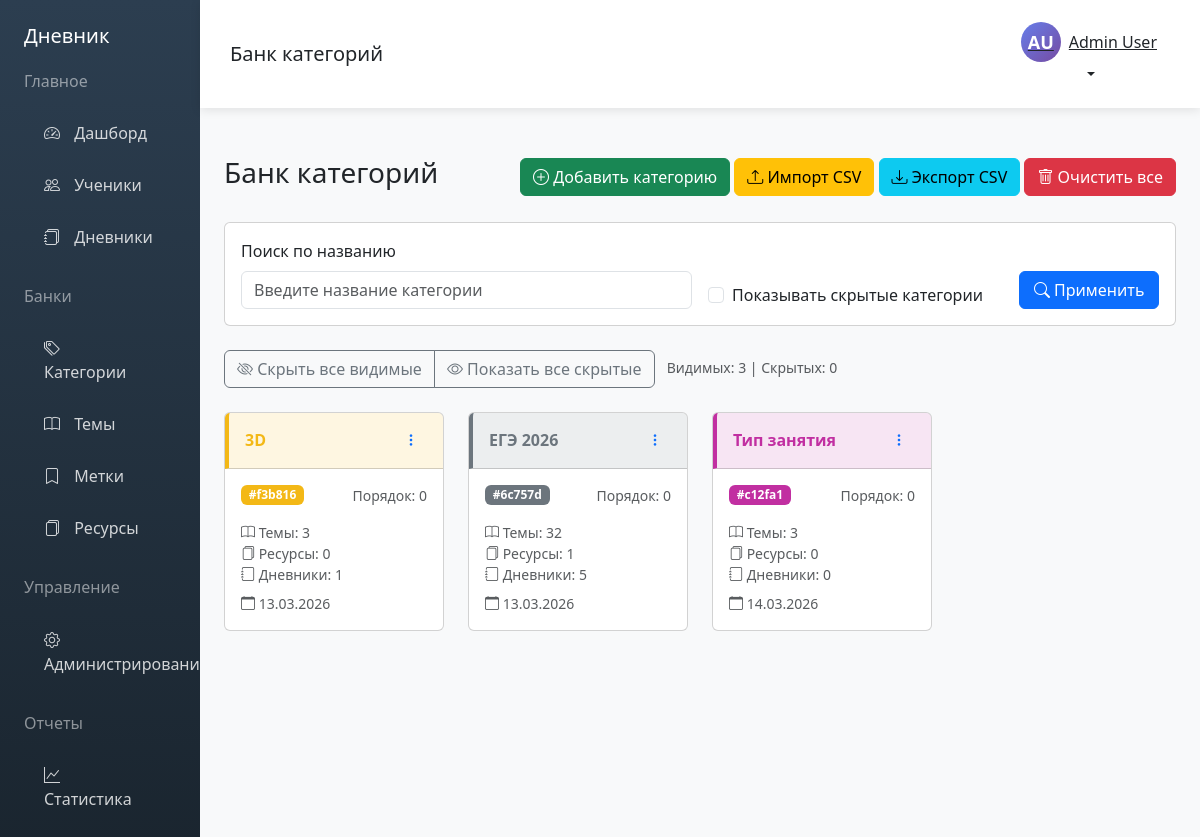
/categories.php (signed in), run on the app's committed database.
### tables this page shows
CREATE TABLE `users` (
  `id` int(11) NOT NULL,
  `username` varchar(50) NOT NULL,
  `email` varchar(100) NOT NULL,
  `password_hash` varchar(255) NOT NULL,
  `first_name` varchar(50) NOT NULL,
  `last_name` varchar(50) NOT NULL,
  `middle_name` varchar(50) DEFAULT NULL,
  `phone` varchar(20) DEFAULT NULL,
  `role` enum('admin','tutor') DEFAULT 'tutor',
  `is_active` tinyint(1) DEFAULT 1,
  `created_at` timestamp NOT NULL DEFAULT current_timestamp(),
  `updated_at` timestamp NOT NULL DEFAULT current_timestamp() ON UPDATE current_timestamp(),
  `last_login` timestamp NULL DEFAULT NULL,
  `created_by` int(11) DEFAULT NULL
);

CREATE TABLE `categories` (
  `id` int(11) NOT NULL,
  `name` varchar(100) NOT NULL,
  `color` varchar(20) DEFAULT '#6c757d',
  `is_visible` tinyint(1) DEFAULT 1,
  `sort_order` int(11) DEFAULT 0,
  `created_by` int(11) DEFAULT NULL,
  `created_at` timestamp NOT NULL DEFAULT current_timestamp(),
  `updated_at` timestamp NOT NULL DEFAULT current_timestamp() ON UPDATE current_timestamp()
);

### config.php (called while the page is built, shortened)
<?php
function isAdmin() {
    return isset($_SESSION['user_role']) && $_SESSION['user_role'] === 'admin';
}
function getCurrentUser($pdo) {
    $stmt = $pdo->prepare("SELECT * FROM users WHERE id = ?");
    $stmt->execute([$_SESSION['user_id']]);
    return $stmt->fetch();
}
?>

### categories.php (the view, shortened to what this page needs)
<?php
require_once 'config.php';
$pageTitle = 'Банк категорий';
$currentUser = getCurrentUser($pdo);
$filterVisible = isset($_GET['show_hidden']) ? (bool)$_GET['show_hidden'] : false;
$searchTerm = $_GET['search'] ?? '';
$query = "SELECT * FROM categories WHERE 1=1";
$params = [];
if (!$filterVisible) {
    $query .= " AND is_visible = 1";
}
$query .= " ORDER BY sort_order, name";
$stmt = $pdo->prepare($query);
$stmt->execute($params);
$categories = $stmt->fetchAll();
$stmt = $pdo->query("
    SELECT
        category_id,
        COUNT(*) as topics_count
    FROM topics
    WHERE category_id IS NOT NULL
    GROUP BY category_id
");
$topicsByCategory = $stmt->fetchAll(PDO::FETCH_KEY_PAIR);
$stmt = $pdo->query("
    SELECT
        category_id,
        COUNT(*) as resources_count
    FROM resources
    WHERE category_id IS NOT NULL
    GROUP BY category_id
");
$resourcesByCategory = $stmt->fetchAll(PDO::FETCH_KEY_PAIR);
$stmt = $pdo->query("
    SELECT
        category_id,
        COUNT(*) as diaries_count
    FROM diaries
    WHERE category_id IS NOT NULL
    GROUP BY category_id
");
$diariesByCategory = $stmt->fetchAll(PDO::FETCH_KEY_PAIR);
include 'header.php';
?>
<div class="container-fluid px-4">
    <div class="d-flex justify-content-between align-items-center mb-4">
        <h1 class="h3">Банк категорий</h1>
        <div>
            <button type="button" class="btn btn-success" onclick="showAddCategoryModal()">
                <i class="bi bi-plus-circle"></i> Добавить категорию
            </button>
            <button type="button" class="btn btn-warning" onclick="showImportModal()" <?php echo !isAdmin() ? 'disabled' : ''; ?>>
                <i class="bi bi-upload"></i> Импорт CSV
            </button>
            <a href="?export=csv" class="btn btn-info">
                <i class="bi bi-download"></i> Экспорт CSV
            </a>
            <?php if (isAdmin()): ?>
            <button type="button" class="btn btn-danger" onclick="clearAllCategories()">
                <i class="bi bi-trash"></i> Очистить все
            </button>
            <?php endif; ?>
        </div>
    </div>
    <div class="card mb-4">
        <div class="card-body">
            <form method="GET" class="row g-3 align-items-end">
                <div class="col-md-6">
                    <label class="form-label">Поиск по названию</label>
                    <input type="text" class="form-control" name="search" value="<?php echo htmlspecialchars($searchTerm); ?>" placeholder="Введите название категории">
                </div>
                <div class="col-md-4">
                    <div class="form-check">
                        <input class="form-check-input" type="checkbox" name="show_hidden" value="1" id="showHidden" <?php echo $filterVisible ? 'checked' : ''; ?>>
                        <label class="form-check-label" for="showHidden">
                            Показывать скрытые категории
                        </label>
                    </div>
                </div>
                <div class="col-md-2">
                    <button type="submit" class="btn btn-primary w-100">
                        <i class="bi bi-search"></i> Применить
                    </button>
                </div>
            </form>
        </div>
    </div>
    <div class="row mb-4">
        <div class="col-12">
            <div class="btn-group" role="group">
                <button type="button" class="btn btn-outline-secondary" onclick="hideAllVisible()">
                    <i class="bi bi-eye-slash"></i> Скрыть все видимые
                </button>
                <button type="button" class="btn btn-outline-secondary" onclick="showAllHidden()">
                    <i class="bi bi-eye"></i> Показать все скрытые
                </button>
            </div>
            <small class="text-muted ms-2">
                Видимых: <span id="visibleCount"><?php echo count(array_filter($categories, function($c) { return $c['is_visible']; })); ?></span> |
                Скрытых: <span id="hiddenCount"><?php echo count(array_filter($categories, function($c) { return !$c['is_visible']; })); ?></span>
            </small>
        </div>
    </div>
    <div class="row" id="categoriesGrid">
        <?php if (empty($categories)): ?>
            <div class="col-12">
                <div class="alert alert-info">
                    <i class="bi bi-info-circle"></i> Нет категорий. Нажмите "Добавить категорию", чтобы создать первую категорию.
                </div>
            </div>
        <?php else: ?>
            <?php foreach ($categories as $category): ?>
                <div class="col-xl-3 col-lg-4 col-md-6 mb-4 category-item" id="category_<?php echo $category['id']; ?>" data-visible="<?php echo $category['is_visible']; ?>">
                    <div class="card h-100 category-card <?php echo !$category['is_visible'] ? 'border-warning bg-light' : ''; ?>">
                        <div class="card-header d-flex justify-content-between align-items-center" style="background-color: <?php echo $category['color']; ?>20; border-left: 4px solid <?php echo $category['color']; ?>;">
                            <h6 class="mb-0 fw-bold" style="color: <?php echo $category['color']; ?>">
                                <?php echo htmlspecialchars($category['name']); ?>
                            </h6>
                            <div class="dropdown">
                                <button class="btn btn-sm btn-link" type="button" data-bs-toggle="dropdown">
                                    <i class="bi bi-three-dots-vertical"></i>
                                </button>
                            </div>
                        </div>
                        <div class="card-body">
                            <div class="d-flex justify-content-between align-items-center mb-2">
                                <span class="badge" style="background-color: <?php echo $category['color']; ?>; color: white;">
                                    <?php echo $category['color']; ?>
                                </span>
                                <small class="text-muted">Порядок: <?php echo $category['sort_order']; ?></small>
                            </div>
                            <div class="mt-3">
                                <small class="text-muted d-block">
                                    <i class="bi bi-book"></i> Темы: <?php echo $topicsByCategory[$category['id']] ?? 0; ?>
                                </small>
                                <small class="text-muted d-block">
                                    <i class="bi bi-files"></i> Ресурсы: <?php echo $resourcesByCategory[$category['id']] ?? 0; ?>
                                </small>
                                <small class="text-muted d-block">
                                    <i class="bi bi-journal"></i> Дневники: <?php echo $diariesByCategory[$category['id']] ?? 0; ?>
                                </small>
                            </div>
                            <small class="text-muted d-block mt-2">
                                <i class="bi bi-calendar"></i> <?php echo date('d.m.Y', strtotime($category['created_at'])); ?>
                            </small>
                        </div>
                    </div>
                </div>
            <?php endforeach; ?>
        <?php endif; ?>
    </div>
</div>
<?php include 'footer.php'; ?>

### header.php (shortened to what this page needs)
<!DOCTYPE html>
<html lang="ru">
<head>
    <link href="https://cdn.jsdelivr.net/npm/bootstrap@5.3.0/dist/css/bootstrap.min.css" rel="stylesheet">
    <link rel="stylesheet" href="https://cdn.jsdelivr.net/npm/bootstrap-icons@1.11.0/font/bootstrap-icons.css">
</head>
<body>
    <div class="container-fluid">
        <div class="row">
            <div class="col-md-2 p-0 sidebar">
                <div class="p-4">
                    <h5 class="text-white mb-4">Дневник</h5>
                    <h6 class="text-white-50 mb-3">Главное</h6>
                    <nav class="nav flex-column">
                        <a class="nav-link <?php echo basename($_SERVER['PHP_SELF']) == 'dashboard.php' ? 'active' : ''; ?>" href="dashboard.php">
                            <i class="bi bi-speedometer2"></i> Дашборд
                        </a>
                        <a class="nav-link" href="students.php">
                            <i class="bi bi-people"></i> Ученики
                        </a>
                        <a class="nav-link" href="diaries.php">
                            <i class="bi bi-journals"></i> Дневники
                        </a>
                    </nav>
                    <h6 class="text-white-50 mt-4 mb-3">Банки</h6>
                    <nav class="nav flex-column">
                        <a class="nav-link" href="categories.php">
                            <i class="bi bi-tags"></i> Категории
                        </a>
                        <a class="nav-link" href="topics.php">
                            <i class="bi bi-book"></i> Темы
                        </a>
                        <a class="nav-link" href="tags.php">
                            <i class="bi bi-bookmark"></i> Метки
                        </a>
                        <a class="nav-link" href="resources.php">
                            <i class="bi bi-files"></i> Ресурсы
                        </a>
                    </nav>
                    <?php if (isAdmin()): ?>
                    <h6 class="text-white-50 mt-4 mb-3">Управление</h6>
                    <nav class="nav flex-column">
                        <a class="nav-link" href="admin.php">
                            <i class="bi bi-gear"></i> Администрирование
                        </a>
                    </nav>
                    <?php endif; ?>
                    <h6 class="text-white-50 mt-4 mb-3">Отчеты</h6>
                    <nav class="nav flex-column">
                        <a class="nav-link" href="statistics.php">
                            <i class="bi bi-graph-up"></i> Статистика
                        </a>
                    </nav>
                </div>
            </div>
            <div class="col-md-10 p-0 main-content">
                <div class="navbar-top d-flex justify-content-between align-items-center">
                    <h5 class="mb-0"><?php echo $pageTitle ?? 'Дашборд'; ?></h5>
                    <div class="d-flex align-items-center">
                        <div class="dropdown">
                            <button class="btn btn-link dropdown-toggle text-dark" type="button" data-bs-toggle="dropdown">
                                <div class="d-flex align-items-center">
                                    <div class="user-avatar me-2">
                                        <?php echo strtoupper(substr($currentUser['first_name'] ?? 'U', 0, 1) . substr($currentUser['last_name'] ?? 'U', 0, 1)); ?>
                                    </div>
                                    <span><?php echo $currentUser['first_name'] ?? 'Пользователь'; ?> <?php echo $currentUser['last_name'] ?? ''; ?></span>
                                </div>
                            </button>
                        </div>
                    </div>
                </div>
                <div class="p-4"></div>

### header.php (style rules this page uses)
.sidebar { min-height: 100vh; background: linear-gradient(180deg, #2c3e50 0%, #1a252f 100%); color: white; }
.sidebar .nav-link { color: rgba(255,255,255,0.8); padding: 12px 20px; margin: 2px 0; border-radius: 8px; transition: all 0.3s; }
.sidebar .nav-link i { margin-right: 10px; width: 20px; }
.main-content { background: #f8f9fa; min-height: 100vh; }
.navbar-top { background: white; box-shadow: 0 2px 10px rgba(0,0,0,0.1); padding: 15px 30px; }
.user-avatar { width: 40px; height: 40px; border-radius: 50%; background: linear-gradient(135deg, #667eea 0%, #764ba2 100%); color: white; display: flex; align-items: center; justify-content: center; font-weight: bold; font-size: 18px; }

### categories.php (style rules this page uses)
.category-card { transition: transform 0.2s, box-shadow 0.2s, opacity 0.2s; cursor: pointer; }
.category-card .card-header { padding: 0.75rem 1rem; }

### data on the page
users: first_name+last_name "AU", first_name "Admin", last_name "User"
categories: name "3D", color "#f3b816", sort_order "0", id "3", id "0", id "1", created_at "13.03.2026"
categories: name "ЕГЭ 2026", color "#6c757d", sort_order "0", id "32", id "1", id "5", created_at "13.03.2026"
categories: name "Тип занятия", color "#c12fa1", sort_order "0", id "3", id "0", created_at "14.03.2026"

### other printed values
$pageTitle "Банк категорий"
